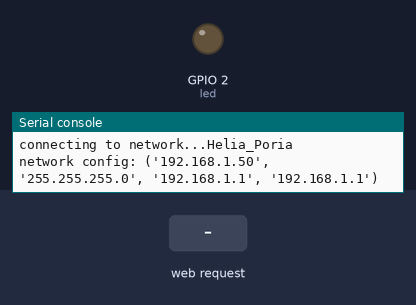
A program run on a simulated ESP32 board running MicroPython. Shown: output pins drawn as LEDs (lit = HIGH), the last lines printed to the serial console. Inputs (shaded band) come from the test bench. WiFi joins after 1.5 s.

Above: at 3.2 s.
3.3 s: HTTP request GET /?led=off received
At 4.5 s:
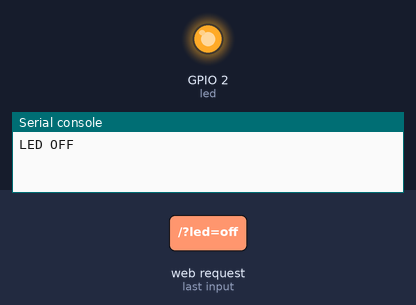
4.8 s: HTTP request GET /?led=on received
At 5.9 s:
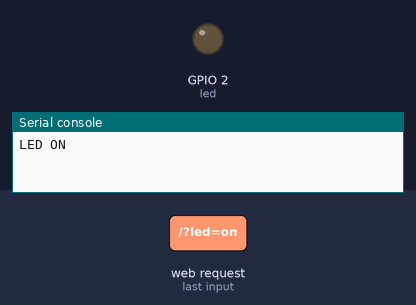
Timing chart, 0 to 7.8 s (numbered marks = the images above; inputs shaded):
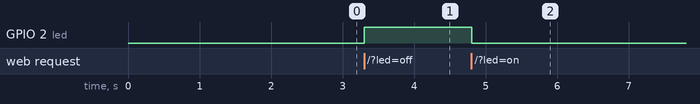

The program:

mado.py
```python
import network
import webrepl
import time
from machine import Pin
try:
  import usocket as socket
except:
  import socket

AUTH_OPEN = 0
AUTH_WEP = 1
AUTH_WPA_PSK = 2
AUTH_WPA2_PSK = 3
AUTH_WPA_WPA2_PSK = 4

SSID = "Helia_Poria"      #Modify here with SSID
PASSWORD = "mado_1362"   #Modify here with PWD
led = Pin(2, Pin.OUT)

def web_page():
  html = """<html><head><meta name="viewport" content="width=device-width, initial-scale=1"></head>
  <body><h1>ESP32 Web Server</h1><a href=\"?led=on\"><button>OFF</button></a>&nbsp;
  <a href=\"?led=off\"><button>ON</button></a></body></html>"""
  return html

def do_connect(ssid,psw):
    #import network
    #import time

    wlan = network.WLAN(network.STA_IF)
    wlan.active(True)
    s = wlan.config("mac")
    mac = ('%02x:%02x:%02x:%02x:%02x:%02x').upper() %(s[0],s[1],s[2],s[3],s[4],s[5])
    print("Local MAC:"+mac) #get mac
    wlan.connect(ssid, psw)
    if not wlan.isconnected():
        print('connecting to network...' + ssid)
        wlan.connect(ssid, psw)

    start = time.ticks_ms() # get millisecond counter
    while not wlan.isconnected():
        time.sleep(1) # sleep for 1 second
        if time.ticks_ms()-start > 20000:
            print("connect timeout!")
            break

    if wlan.isconnected():
        print('network config:', wlan.ifconfig())
    return wlan

def connect():
 do_connect(SSID,PASSWORD)

def app():
  connect()
  s = socket.socket(socket.AF_INET, socket.SOCK_STREAM)
  s.bind(('', 80))
  s.listen(5)
  while True:
    conn, addr = s.accept()
    print('Got a connection from %s' % str(addr))
    request = conn.recv(1024)
    request = str(request)
    print('Content = %s' % request)
    led_on = request.find('/?led=on')
    led_off = request.find('/?led=off')
    if led_on == 6:
      print('LED ON')
      led.value(0)
    if led_off == 6:
      print('LED OFF')
      led.value(1)
    response = web_page()
    conn.send('HTTP/1.1 200 OK\n')
    conn.send('Content-Type: text/html\n')
    conn.send('Connection: close\n\n')
    conn.sendall(response)
    conn.close()

app()
```

Measured:
- after the input at 3.3 s, GPIO 2 (led): LOW → HIGH at once
- after the input at 4.8 s, GPIO 2 (led): HIGH → LOW at once
